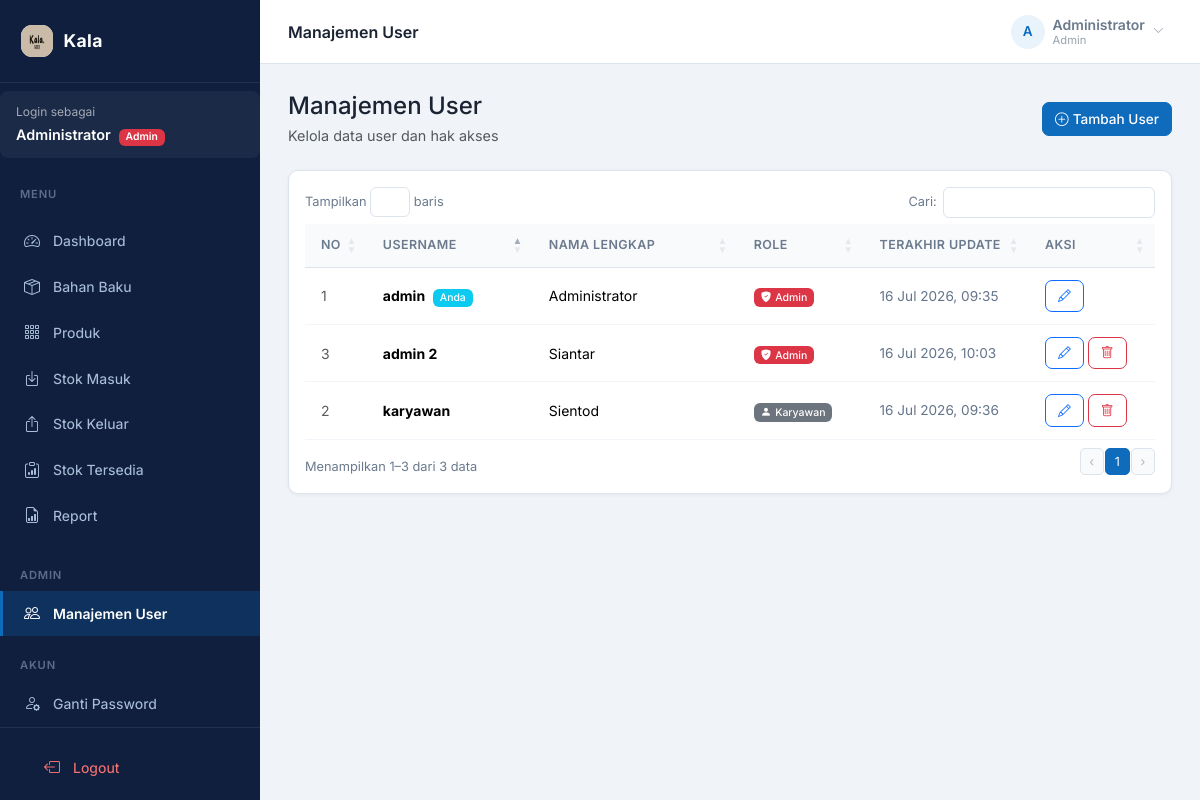
The app's page /users (signed in) with its own data.
### tables this page shows
CREATE TABLE `users` (
  `id` bigint UNSIGNED NOT NULL,
  `username` varchar(255) NOT NULL,
  `nama_lengkap` varchar(255) DEFAULT NULL,
  `password` varchar(255) NOT NULL,
  `role` enum('admin','karyawan') NOT NULL DEFAULT 'karyawan',
  `updated_at` timestamp NOT NULL DEFAULT CURRENT_TIMESTAMP ON UPDATE CURRENT_TIMESTAMP
);

### controllers/UserController.php (called while the page is built, shortened)
<?php
class UserController
{
    public function index(array $params): void
    {
        $model = new UserModel();
        $users = $model->all();
        require __DIR__ . '/../pages/users/index.php';
    }
}

### index.php (called while the page is built, shortened)
<?php
require_once __DIR__ . '/core/Router.php';
require_once __DIR__ . '/core/Database.php';
require_once __DIR__ . '/core/Model.php';
require_once __DIR__ . '/core/helpers.php';
spl_autoload_register(function (string $class) {
    $file = __DIR__ . '/' . str_replace('\\', '/', $class) . '.php';
});
$router = new Core\Router();
$router->dispatch();

### core/Database.php (called while the page is built, shortened)
<?php
class Database
{
    private static ?PDO $instance = null;
    public static function connect(): PDO
    {
        if (self::$instance === null) {
            try {
                $dsn = 'mysql:host=' . DB_HOST . ';port=' . DB_PORT . ';dbname=' . DB_NAME . ';charset=utf8mb4';
                self::$instance = new PDO($dsn, DB_USER, DB_PASS, [
                    PDO::ATTR_ERRMODE            => PDO::ERRMODE_EXCEPTION,
                    PDO::ATTR_DEFAULT_FETCH_MODE => PDO::FETCH_ASSOC,
                    PDO::ATTR_EMULATE_PREPARES   => false,
                ]);
            } catch (PDOException $e) {
                http_response_code(500);
                die('Database connection failed: ' . $e->getMessage());
            }
        }
        return self::$instance;
    }
}

### core/Model.php (called while the page is built, shortened)
<?php
abstract class Model
{
    protected PDO $db;
    protected string $table;
    public function __construct()
    {
        $this->db = Database::connect();
    }
    public function all(): array
    {
        return $this->db->query("SELECT * FROM {$this->table}")->fetchAll();
    }
}

### core/helpers.php (called while the page is built, shortened)
<?php
function fmtDateTime(string $datetime): string
{
    $bulan = [
        1 => 'Jan',
        2 => 'Feb',
        3 => 'Mar',
        4 => 'Apr',
        5 => 'Mei',
        6 => 'Jun',
        7 => 'Jul',
        8 => 'Agu',
        9 => 'Sep',
        10 => 'Okt',
        11 => 'Nov',
        12 => 'Des'
    ];
    $ts = strtotime($datetime);
    return (int) date('d', $ts) . ' '
        . $bulan[(int) date('n', $ts)] . ' '
        . date('Y, H:i', $ts);
}

### pages/users/index.php (the view, shortened to what this page needs)
<?php
require_once __DIR__ . '/../../shared/components.php';
?>
<div class="d-flex justify-content-between align-items-center mb-4">
    <div>
        <h4 class="mb-1">Manajemen User</h4>
        <p class="text-muted mb-0" style="font-size:0.9rem">Kelola data user dan hak akses</p>
    </div>
    <a href="/users/create" class="btn btn-primary">
        <i class="bi bi-plus-circle me-1"></i>Tambah User
    </a>
</div>
<div class="card">
    <div class="card-body">
        <?php if (empty($users)): ?>
            <div class="text-center py-5">
                <i class="bi bi-people" style="font-size:3rem;color:#e5e7eb"></i>
                <h5 class="mt-3 mb-2" style="color:#9ca3af">Belum Ada Data User</h5>
                <p class="text-muted mb-3">Silakan tambah user baru untuk memulai</p>
                <a href="/users/create" class="btn btn-primary">
                    <i class="bi bi-plus-circle me-1"></i>Tambah User Pertama
                </a>
            </div>
        <?php else: ?>
            <div class="table-responsive">
                <table id="tblUsers" class="table table-hover align-middle mb-0" style="width:100%">
                    <thead>
                        <tr>
                            <th style="width:5%">No</th>
                            <th style="width:20%">Username</th>
                            <th style="width:25%">Nama Lengkap</th>
                            <th style="width:15%">Role</th>
                            <th style="width:20%">Terakhir Update</th>
                            <th style="width:15%">Aksi</th>
                        </tr>
                    </thead>
                    <tbody>
                        <?php foreach ($users as $i => $user): ?>
                            <tr>
                                <td class="text-muted"><?= $i + 1 ?></td>
                                <td>
                                    <strong><?= htmlspecialchars($user['username']) ?></strong>
                                    <?php if ($user['id'] == $_SESSION['user']['id']): ?>
                                        <span class="badge bg-info ms-1" style="font-size:0.65rem">Anda</span>
                                    <?php endif; ?>
                                </td>
                                <td><?= htmlspecialchars($user['nama_lengkap'] ?? '-') ?></td>
                                <td>
                                    <?php if ($user['role'] === 'admin'): ?>
                                        <span class="badge bg-danger">
                                            <i class="bi bi-shield-fill-check me-1"></i>Admin
                                        </span>
                                    <?php else: ?>
                                        <span class="badge bg-secondary">
                                            <i class="bi bi-person-fill me-1"></i>Karyawan
                                        </span>
                                    <?php endif; ?>
                                </td>
                                <td style="font-size:0.85rem;color:#64748b">
                                    <?= fmtDateTime($user['updated_at']) ?>
                                </td>
                                <td>
                                    <div class="d-flex gap-1">
                                        <a href="/users/<?= $user['id'] ?>/edit" class="btn btn-sm btn-outline-primary"
                                            title="Edit User">
                                            <i class="bi bi-pencil"></i>
                                        </a>
                                        <?php if ($user['id'] != $_SESSION['user']['id']): ?>
                                            <form method="POST" action="/users/<?= $user['id'] ?>/delete" class="d-inline"
                                                onsubmit="return confirm('Yakin ingin menghapus user <?= htmlspecialchars($user['username']) ?>?')">
                                                <button type="submit" class="btn btn-sm btn-outline-danger" title="Hapus User">
                                                    <i class="bi bi-trash"></i>
                                                </button>
                                            </form>
                                        <?php endif; ?>
                                    </div>
                                </td>
                            </tr>
                        <?php endforeach; ?>
                    </tbody>
                </table>
            </div>
        <?php endif; ?>
    </div>
</div>

### core/Router.php (shortened to what this page needs)
<?php
class Router
{
    private array $routes = [];
    private function addRoute(string $method, string $path, callable|array $handler): self
    {
        $this->routes[] = [
            'method'      => $method,
            'path'        => $path,
            'handler'     => $handler,
            'middlewares' => [],
        ];
        return $this;
    }
    public function middleware(string|array $middleware): self
    {
        $last = array_key_last($this->routes);
        $middlewares = is_array($middleware) ? $middleware : [$middleware];
        $this->routes[$last]['middlewares'] = array_merge(
            $this->routes[$last]['middlewares'],
            $middlewares
        );
        return $this;
    }
    public function dispatch(): void
    {
        $method = $_SERVER['REQUEST_METHOD'];
        $uri    = parse_url($_SERVER['REQUEST_URI'], PHP_URL_PATH);
        foreach ($this->routes as $route) {
            if ($route['method'] !== $method) continue;
            $params = $this->matchPath($route['path'], $uri);
            if ($params === null) continue;
            $handler = $route['handler'];
            if (is_callable($handler)) {
                call_user_func($handler, $params);
            } elseif (is_array($handler)) {
                [$class, $method] = $handler;
                call_user_func([new $class(), $method], $params);
            }
            return;
        }
    }
    private function matchPath(string $routePath, string $uri): ?array
    {
        $pattern = preg_replace('/\{(\w+)\}/', '(?P<$1>[^/]+)', $routePath);
        $pattern = '#^' . $pattern . '$#';
        if (!preg_match($pattern, $uri, $matches)) {
            return null;
        }
        return array_filter($matches, 'is_string', ARRAY_FILTER_USE_KEY);
    }
}

### records on screen
users: username "admin", shows "Anda", nama_lengkap "Administrator", role "admin" (drawn), updated_at "16 Jul 2026, 09:35"
users: username "karyawan", nama_lengkap "Sientod", role "karyawan" (drawn), updated_at "16 Jul 2026, 09:36"
users: username "admin 2", nama_lengkap "Siantar", role "admin" (drawn), updated_at "16 Jul 2026, 10:03"

### other values on screen
$item['label'] "Dashboard"
$item['label'] "Bahan Baku"
$item['label'] "Produk"
$item['label'] "Stok Masuk"
$item['label'] "Stok Keluar"
$item['label'] "Stok Tersedia"
$item['label'] "Report"
